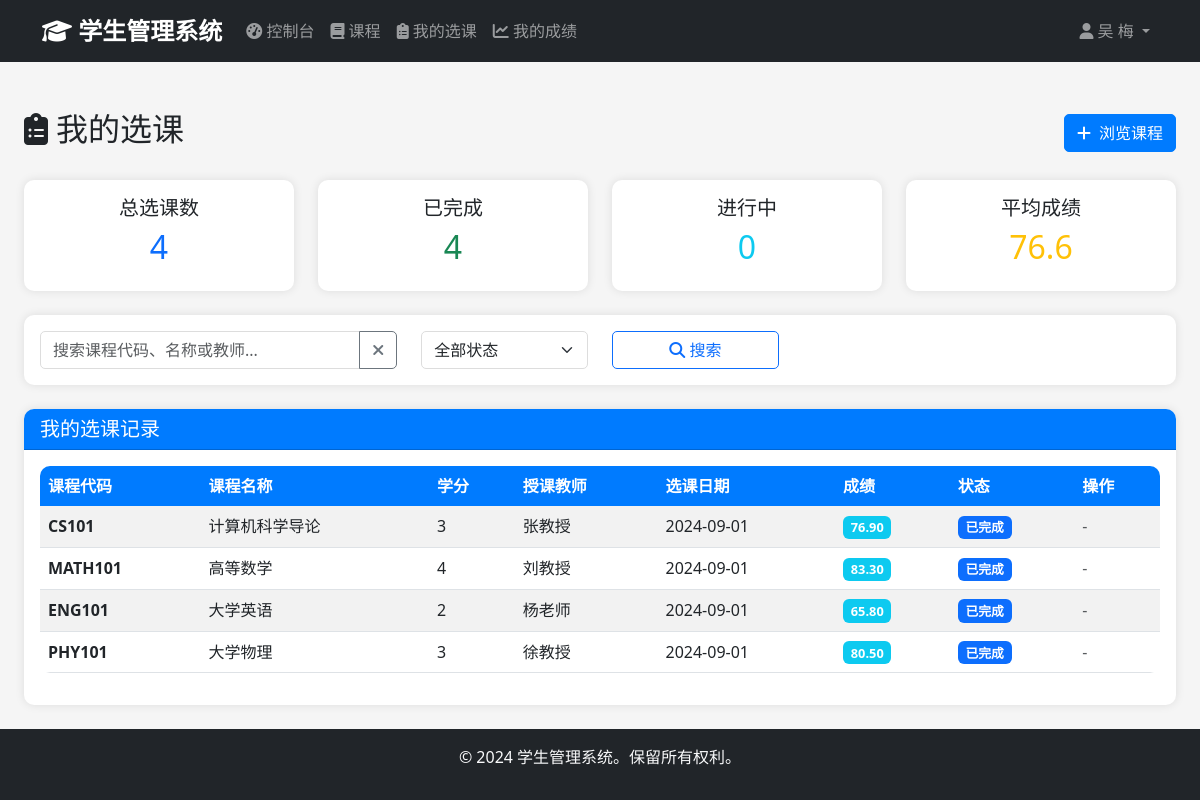
Before: /student/enrollments (signed in) with the older database file.
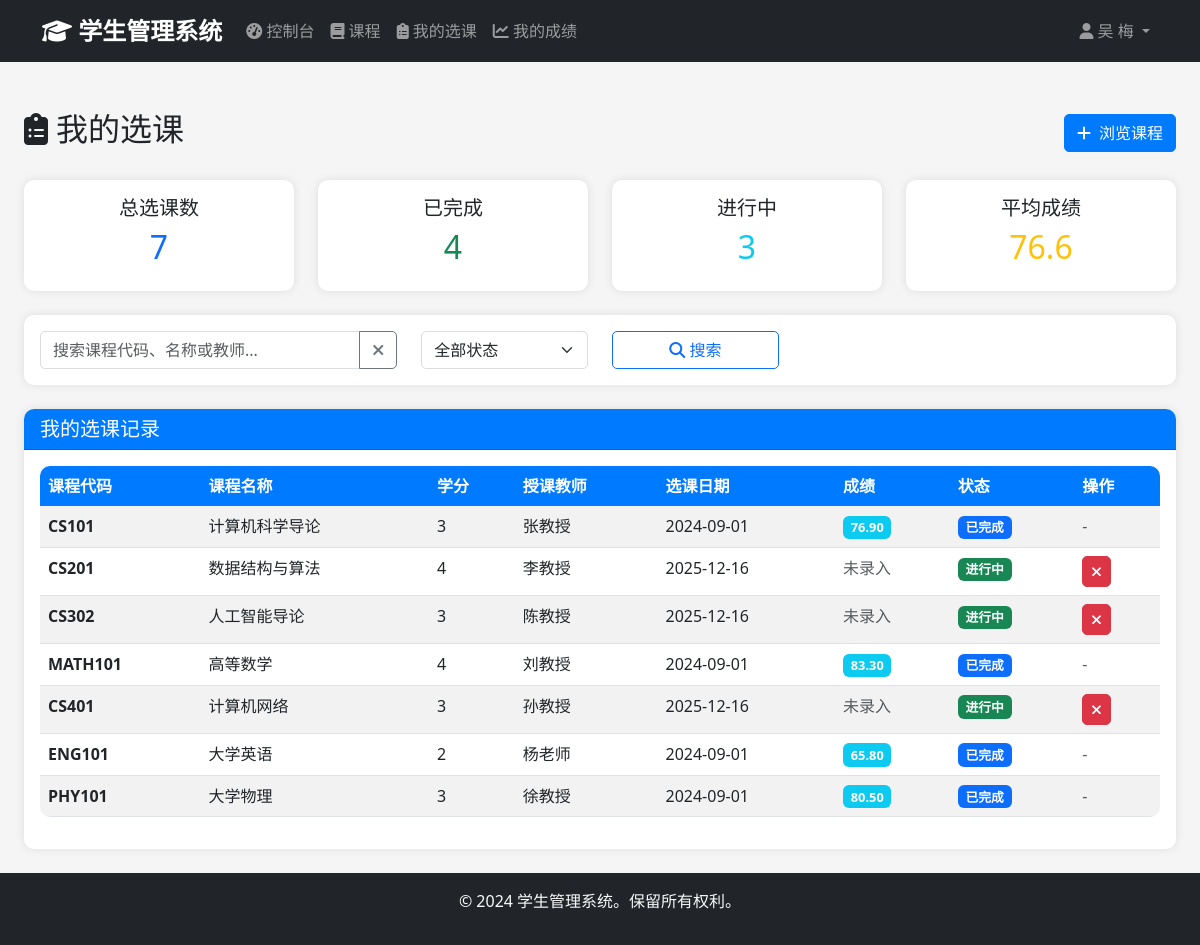
After: the same page with the newer database file.
### app/models/user.py (models this page shows, shortened)
class User(UserMixin, db.Model):
    __tablename__ = 'users'
    id = db.Column(db.Integer, primary_key=True)
    username = db.Column(db.String(50), unique=True, nullable=False)
    email = db.Column(db.String(100), unique=True, nullable=False)
    password_hash = db.Column(db.String(255), nullable=False)
    full_name = db.Column(db.String(100), nullable=False)
    phone = db.Column(db.String(20))
    role = db.Column(db.Enum('admin', 'student', name='user_role'), nullable=False, default='student')
    is_active = db.Column(db.Boolean, default=True)
    created_at = db.Column(db.DateTime, default=datetime.utcnow)
    updated_at = db.Column(db.DateTime, default=datetime.utcnow, onupdate=datetime.utcnow)
    administrator = db.relationship('Administrator', backref='user', uselist=False, cascade='all, delete-orphan')
    def is_admin(self):
        return self.role == 'admin'

### app/models/enrollment.py (models this page shows, shortened)
class Enrollment(db.Model):
    __tablename__ = 'enrollments'
    id = db.Column(db.Integer, primary_key=True)
    student_id = db.Column(db.Integer, db.ForeignKey('students.id'), nullable=False)
    course_id = db.Column(db.Integer, db.ForeignKey('courses.id'), nullable=False)
    enrollment_date = db.Column(db.Date, nullable=False, default=date.today)
    status = db.Column(db.Enum('enrolled', 'completed', 'dropped', 'withdrawn', name='enrollment_status'),
                       default='enrolled')
    grade = db.Column(db.Numeric(5, 2))
    created_at = db.Column(db.DateTime, default=datetime.utcnow)
    updated_at = db.Column(db.DateTime, default=datetime.utcnow, onupdate=datetime.utcnow)
    __table_args__ = (db.UniqueConstraint('student_id', 'course_id', name='unique_enrollment'),)

### app/models/course.py (models this page shows, shortened)
class Course(db.Model):
    __tablename__ = 'courses'
    id = db.Column(db.Integer, primary_key=True)
    course_code = db.Column(db.String(20), unique=True, nullable=False)
    course_name = db.Column(db.String(100), nullable=False)
    description = db.Column(db.Text)
    credits = db.Column(db.Integer, nullable=False, default=3)
    department = db.Column(db.String(100))
    instructor = db.Column(db.String(100))
    created_at = db.Column(db.DateTime, default=datetime.utcnow)
    updated_at = db.Column(db.DateTime, default=datetime.utcnow, onupdate=datetime.utcnow)
    enrollments = db.relationship('Enrollment', backref='course', lazy='dynamic', cascade='all, delete-orphan')

### app/views/student.py (the view, shortened to what this page needs)
@student_bp.route('/enrollments')
@login_required
@student_only
def enrollments():
    student = Student.query.filter_by(email=current_user.email).first()
    if not student:
        flash('未找到学生记录。请联系管理员。', 'error')
        return redirect(url_for('student.dashboard'))
    page = request.args.get('page', 1, type=int)
    status_filter = request.args.get('status', '')
    search_term = request.args.get('search', '').strip()
    query = Enrollment.query.filter_by(student_id=student.id).join(Course)
    if status_filter:
        query = query.filter(Enrollment.status == status_filter)
    enrollments = query.paginate(
        page=page,
        per_page=10,
        error_out=False
    )
    all_enrollments = query.all()
    completed_count = len([e for e in all_enrollments if e.status == 'completed'])
    enrolled_count = len([e for e in all_enrollments if e.status == 'enrolled'])
    completed_grades = [e.grade for e in all_enrollments if e.status == 'completed' and e.grade is not None]
    avg_grade = sum(completed_grades) / len(completed_grades) if completed_grades else 0
    stats = {
        'total': len(all_enrollments),
        'completed': completed_count,
        'enrolled': enrolled_count,
        'avg_grade': round(avg_grade, 1)
    }
    return render_template('student/enrollments.html',
                         enrollments=enrollments,
                         status_filter=status_filter,
                         search_term=search_term,
                         stats=stats)

### app/templates/student/enrollments.html (shortened to what this page needs)
{% extends "base.html" %}
{% block content %}
<div class="container-fluid mt-4">
    <div class="d-flex justify-content-between align-items-center mb-4">
        <h2>
            <i class="fas fa-clipboard-list me-2"></i>我的选课
        </h2>
        <a href="{{ url_for('student.courses') }}" class="btn btn-primary">
            <i class="fas fa-plus me-2"></i>浏览课程
        </a>
    </div>
    <div class="row mb-4">
        <div class="col-md-3">
            <div class="card text-center">
                <div class="card-body">
                    <h5 class="card-title">总选课数</h5>
                    <h2 class="text-primary">{{ stats.total }}</h2>
                </div>
            </div>
        </div>
        <div class="col-md-3">
            <div class="card text-center">
                <div class="card-body">
                    <h5 class="card-title">已完成</h5>
                    <h2 class="text-success">{{ stats.completed }}</h2>
                </div>
            </div>
        </div>
        <div class="col-md-3">
            <div class="card text-center">
                <div class="card-body">
                    <h5 class="card-title">进行中</h5>
                    <h2 class="text-info">{{ stats.enrolled }}</h2>
                </div>
            </div>
        </div>
        <div class="col-md-3">
            <div class="card text-center">
                <div class="card-body">
                    <h5 class="card-title">平均成绩</h5>
                    <h2 class="text-warning">
                        {% if stats.avg_grade > 0 %}
                            {{ stats.avg_grade }}
                        {% else %}
                            -
                        {% endif %}
                    </h2>
                </div>
            </div>
        </div>
    </div>
    <div class="card mb-4">
        <div class="card-body">
            <form method="GET" action="{{ url_for('student.enrollments') }}" id="searchForm">
                <div class="row">
                    <div class="col-md-4">
                        <div class="input-group">
                            <input type="text" class="form-control" name="search" id="searchInput"
                                   placeholder="搜索课程代码、名称或教师..."
                                   value="{{ request.args.get('search', '') or search_term or '' }}">
                            <button class="btn btn-outline-secondary" type="button" id="clearSearch" title="清空搜索">
                                <i class="fas fa-times"></i>
                            </button>
                        </div>
                    </div>
                    <div class="col-md-2">
                        <select class="form-select" name="status" id="statusFilter">
                            <option value="">全部状态</option>
                        </select>
                    </div>
                    <div class="col-md-2">
                        <button type="submit" class="btn btn-outline-primary w-100">
                            <i class="fas fa-search"></i> 搜索
                        </button>
                    </div>
                </div>
            </form>
        </div>
    </div>
    <div class="card">
        <div class="card-header d-flex justify-content-between align-items-center">
            <h5 class="mb-0">
                我的选课记录
            </h5>
        </div>
        <div class="card-body">
            {% if enrollments %}
            <div class="table-responsive">
                <table class="table table-striped">
                    <thead>
                        <tr>
                            <th>课程代码</th>
                            <th>课程名称</th>
                            <th>学分</th>
                            <th>授课教师</th>
                            <th>选课日期</th>
                            <th>成绩</th>
                            <th>状态</th>
                            <th>操作</th>
                        </tr>
                    </thead>
                    <tbody>
                        {% for enrollment in enrollments.items %}
                        <tr>
                            <td><strong>{{ enrollment.course.course_code }}</strong></td>
                            <td>{{ enrollment.course.course_name }}</td>
                            <td>{{ enrollment.course.credits }}</td>
                            <td>{{ enrollment.course.instructor or '未分配' }}</td>
                            <td>{{ enrollment.enrollment_date.strftime('%Y-%m-%d') if enrollment.enrollment_date else '-' }}</td>
                            <td>
                                {% if enrollment.grade is not none %}
                                    <span class="badge bg-info">{{ enrollment.grade }}</span>
                                {% else %}
                                    <span class="text-muted">未录入</span>
                                {% endif %}
                            </td>
                            <td>
                                {% if enrollment.status == 'enrolled' %}
                                    <span class="badge bg-success">进行中</span>
                                {% elif enrollment.status == 'completed' %}
                                    <span class="badge bg-primary">已完成</span>
                                {% else %}
                                    <span class="badge bg-danger">已退课</span>
                                {% endif %}
                            </td>
                            <td>
                                {% if enrollment.status == 'enrolled' %}
                                <button type="button" class="btn btn-sm btn-danger drop-course"
                                        data-enrollment-id="{{ enrollment.id }}"
                                        data-course-id="{{ enrollment.course.id }}"
                                        data-course-name="{{ enrollment.course.course_name }}" title="退课">
                                    <i class="fas fa-times"></i>
                                </button>
                                {% else %}
                                <span class="text-muted">-</span>
                                {% endif %}
                            </td>
                        </tr>
                        {% endfor %}
                    </tbody>
                </table>
            </div>
            {% endif %}
        </div>
    </div>
</div>
{% endblock %}

### app/templates/base.html (shortened to what this page needs)
<!DOCTYPE html>
<html lang="zh-CN">
<head>
    <link href="https://cdn.jsdelivr.net/npm/bootstrap@5.3.0/dist/css/bootstrap.min.css" rel="stylesheet">
    <link href="https://cdnjs.cloudflare.com/ajax/libs/font-awesome/6.4.0/css/all.min.css" rel="stylesheet">
    <link href="{{ url_for('static', filename='css/style.css') }}" rel="stylesheet">
</head>
<body>
    {% if current_user.is_authenticated %}
    <nav class="navbar navbar-expand-lg navbar-dark bg-dark">
        <div class="container">
            <a class="navbar-brand" href="{{ url_for('main.dashboard') }}">
                <i class="fas fa-graduation-cap"></i> 学生管理系统
            </a>
            <div class="collapse navbar-collapse" id="navbarNav">
                <ul class="navbar-nav me-auto">
                    {% if current_user.is_admin() %}
                    <li class="nav-item">
                        <a class="nav-link" href="{{ url_for('admin.dashboard') }}">
                            <i class="fas fa-tachometer-alt"></i> 控制台
                        </a>
                    </li>
                    <li class="nav-item dropdown">
                        <a class="nav-link dropdown-toggle" href="#" data-bs-toggle="dropdown">
                            <i class="fas fa-users"></i> 用户
                        </a>
                        <ul class="dropdown-menu">
                            <li><a class="dropdown-item" href="{{ url_for('admin.users') }}">所有用户</a></li>
                            <li><a class="dropdown-item" href="{{ url_for('admin.create_user') }}">创建用户</a></li>
                        </ul>
                    </li>
                    <li class="nav-item dropdown">
                        <a class="nav-link dropdown-toggle" href="#" data-bs-toggle="dropdown">
                            <i class="fas fa-user-graduate"></i> 学生
                        </a>
                        <ul class="dropdown-menu">
                            <li><a class="dropdown-item" href="{{ url_for('admin.students') }}">所有学生</a></li>
                            <li><a class="dropdown-item" href="{{ url_for('admin.create_student') }}">添加学生</a></li>
                        </ul>
                    </li>
                    <li class="nav-item dropdown">
                        <a class="nav-link dropdown-toggle" href="#" data-bs-toggle="dropdown">
                            <i class="fas fa-book"></i> 课程
                        </a>
                        <ul class="dropdown-menu">
                            <li><a class="dropdown-item" href="{{ url_for('admin.courses') }}">所有课程</a></li>
                            <li><a class="dropdown-item" href="{{ url_for('admin.create_course') }}">添加课程</a></li>
                        </ul>
                    </li>
                    <li class="nav-item dropdown">
                        <a class="nav-link dropdown-toggle" href="#" data-bs-toggle="dropdown">
                            <i class="fas fa-clipboard-list"></i> 选课
                        </a>
                        <ul class="dropdown-menu">
                            <li><a class="dropdown-item" href="{{ url_for('admin.enrollments') }}">所有选课</a></li>
                            <li><a class="dropdown-item" href="{{ url_for('admin.create_enrollment') }}">添加选课</a></li>
                        </ul>
                    </li>
                    <li class="nav-item dropdown">
                        <a class="nav-link dropdown-toggle" href="#" data-bs-toggle="dropdown">
                            <i class="fas fa-chart-line"></i> 成绩
                        </a>
                        <ul class="dropdown-menu">
                            <li><a class="dropdown-item" href="{{ url_for('admin.grades') }}">成绩列表</a></li>
                            <li><a class="dropdown-item" href="{{ url_for('admin.record_grade') }}">录入成绩</a></li>
                        </ul>
                    </li>
                    {% else %}
                    <li class="nav-item">
                        <a class="nav-link" href="{{ url_for('student.dashboard') }}">
                            <i class="fas fa-tachometer-alt"></i> 控制台
                        </a>
                    </li>
                    <li class="nav-item">
                        <a class="nav-link" href="{{ url_for('student.courses') }}">
                            <i class="fas fa-book"></i> 课程
                        </a>
                    </li>
                    <li class="nav-item">
                        <a class="nav-link" href="{{ url_for('student.enrollments') }}">
                            <i class="fas fa-clipboard-list"></i> 我的选课
                        </a>
                    </li>
                    <li class="nav-item">
                        <a class="nav-link" href="{{ url_for('student.grades') }}">
                            <i class="fas fa-chart-line"></i> 我的成绩
                        </a>
                    </li>
                    {% endif %}
                </ul>
                <ul class="navbar-nav">
                    <li class="nav-item dropdown">
                        <a class="nav-link dropdown-toggle" href="#" data-bs-toggle="dropdown">
                            <i class="fas fa-user"></i> {{ current_user.full_name }}
                        </a>
                    </li>
                </ul>
            </div>
        </div>
    </nav>
    {% endif %}
    <main class="container-fluid py-4">
        {% block content %}{% endblock %}
    </main>
    <footer class="bg-dark text-light text-center py-3 mt-auto">
        <div class="container">
            <p>&copy; 2024 学生管理系统。保留所有权利。</p>
        </div>
    </footer>
</body>
</html>

Changed rows visible on the page:
added Enrollment: course.course_code "CS201", course.course_name "数据结构与算法", course.credits "4", course "李教授", enrollment_date "2025-12-16", shows "未录入", status "进行中"
added Enrollment: course.course_code "CS302", course.course_name "人工智能导论", course.credits "3", course "陈教授", enrollment_date "2025-12-16", shows "未录入", status "进行中"
added Enrollment: course.course_code "CS401", course.course_name "计算机网络", course.credits "3", course "孙教授", enrollment_date "2025-12-16", shows "未录入", status "进行中"
Other visible differences:
{{ stats.total }}: "4" → "7"
{{ stats.enrolled }}: "0" → "3"
